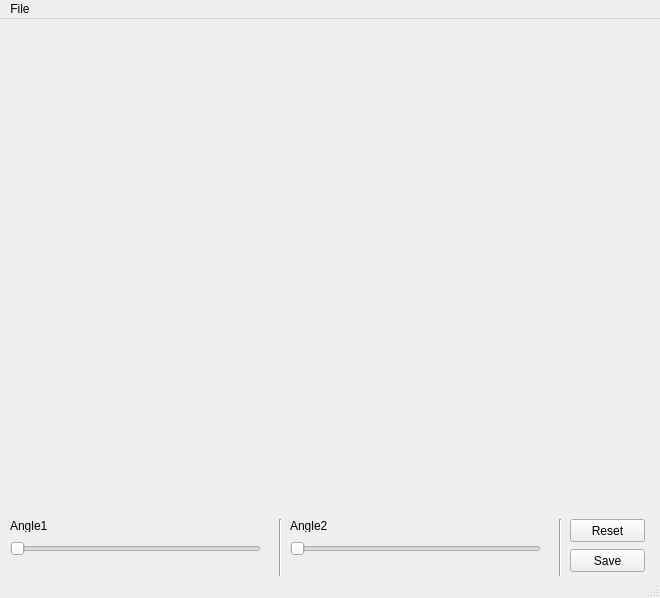
<?xml version="1.0" encoding="UTF-8"?>
<ui version="4.0">
 <class>PlaneAdjustGUI</class>
 <widget class="QMainWindow" name="PlaneAdjustGUI">
  <property name="geometry">
   <rect>
    <x>0</x>
    <y>0</y>
    <width>660</width>
    <height>598</height>
   </rect>
  </property>
  <property name="windowTitle">
   <string>MainWindow</string>
  </property>
  <widget class="QWidget" name="centralwidget">
   <widget class="QWidget" name="_plane_widget" native="true">
    <property name="geometry">
     <rect>
      <x>10</x>
      <y>10</y>
      <width>640</width>
      <height>480</height>
     </rect>
    </property>
   </widget>
   <widget class="QPushButton" name="_plane_push_button_save">
    <property name="geometry">
     <rect>
      <x>570</x>
      <y>530</y>
      <width>75</width>
      <height>23</height>
     </rect>
    </property>
    <property name="text">
     <string>Save</string>
    </property>
   </widget>
   <widget class="QSlider" name="_plane_horizontal_slider_1">
    <property name="geometry">
     <rect>
      <x>10</x>
      <y>520</y>
      <width>251</width>
      <height>19</height>
     </rect>
    </property>
    <property name="orientation">
     <enum>Qt::Horizontal</enum>
    </property>
   </widget>
   <widget class="QLabel" name="_plane_label_angle_1">
    <property name="geometry">
     <rect>
      <x>10</x>
      <y>500</y>
      <width>46</width>
      <height>13</height>
     </rect>
    </property>
    <property name="text">
     <string>Angle1</string>
    </property>
   </widget>
   <widget class="Line" name="line">
    <property name="geometry">
     <rect>
      <x>270</x>
      <y>500</y>
      <width>20</width>
      <height>61</height>
     </rect>
    </property>
    <property name="orientation">
     <enum>Qt::Vertical</enum>
    </property>
   </widget>
   <widget class="QSlider" name="_plane_horizontal_slider_2">
    <property name="geometry">
     <rect>
      <x>290</x>
      <y>520</y>
      <width>251</width>
      <height>19</height>
     </rect>
    </property>
    <property name="orientation">
     <enum>Qt::Horizontal</enum>
    </property>
   </widget>
   <widget class="Line" name="line_2">
    <property name="geometry">
     <rect>
      <x>550</x>
      <y>500</y>
      <width>20</width>
      <height>61</height>
     </rect>
    </property>
    <property name="orientation">
     <enum>Qt::Vertical</enum>
    </property>
   </widget>
   <widget class="QLabel" name="_plane_label_angle_2">
    <property name="geometry">
     <rect>
      <x>290</x>
      <y>500</y>
      <width>46</width>
      <height>13</height>
     </rect>
    </property>
    <property name="text">
     <string>Angle2</string>
    </property>
   </widget>
   <widget class="QPushButton" name="_plane_push_button_reset">
    <property name="geometry">
     <rect>
      <x>570</x>
      <y>500</y>
      <width>75</width>
      <height>23</height>
     </rect>
    </property>
    <property name="text">
     <string>Reset</string>
    </property>
   </widget>
  </widget>
  <widget class="QMenuBar" name="menubar">
   <property name="geometry">
    <rect>
     <x>0</x>
     <y>0</y>
     <width>660</width>
     <height>21</height>
    </rect>
   </property>
   <widget class="QMenu" name="menuFile">
    <property name="title">
     <string>File</string>
    </property>
    <addaction name="_plane_action_save"/>
    <addaction name="separator"/>
    <addaction name="_plane_action_close"/>
   </widget>
   <addaction name="menuFile"/>
  </widget>
  <widget class="QStatusBar" name="statusbar"/>
  <action name="_plane_action_close">
   <property name="text">
    <string>Close</string>
   </property>
  </action>
  <action name="_plane_action_save">
   <property name="text">
    <string>Save</string>
   </property>
  </action>
 </widget>
 <resources/>
 <connections/>
</ui>
